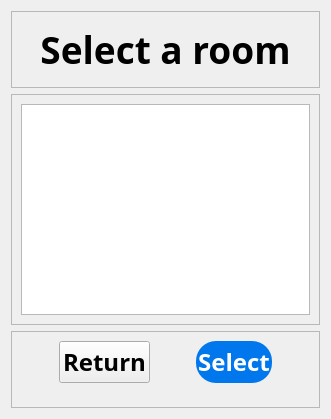
           <widget class="QWidget" name="select_page7">
            <layout class="QVBoxLayout" name="verticalLayout_13">
             <item>
              <layout class="QVBoxLayout" name="verticalLayout_12" stretch="1,3,1">
               <item>
                <widget class="QFrame" name="frame_21">
                 <property name="frameShape">
                  <enum>QFrame::StyledPanel</enum>
                 </property>
                 <property name="frameShadow">
                  <enum>QFrame::Raised</enum>
                 </property>
                 <layout class="QGridLayout" name="gridLayout_42">
                  <item row="0" column="0">
                   <layout class="QGridLayout" name="gridLayout_41">
                    <item row="0" column="0">
                     <widget class="QLabel" name="label_26">
                      <property name="font">
                       <font>
                        <family>Bahnschrift SemiBold</family>
                        <pointsize>28</pointsize>
                        <weight>75</weight>
                        <bold>true</bold>
                       </font>
                      </property>
                      <property name="text">
                       <string>Select a room</string>
                      </property>
                      <property name="alignment">
                       <set>Qt::AlignCenter</set>
                      </property>
                     </widget>
                    </item>
                   </layout>
                  </item>
                 </layout>
                </widget>
               </item>
               <item>
                <widget class="QFrame" name="frame_20">
                 <property name="frameShape">
                  <enum>QFrame::StyledPanel</enum>
                 </property>
                 <property name="frameShadow">
                  <enum>QFrame::Raised</enum>
                 </property>
                 <layout class="QGridLayout" name="gridLayout_44">
                  <item row="0" column="0">
                   <layout class="QGridLayout" name="gridLayout_43">
                    <item row="0" column="0">
                     <widget class="QTableWidget" name="room_info">
                      <property name="font">
                       <font>
                        <family>Bahnschrift SemiBold</family>
                        <pointsize>18</pointsize>
                        <weight>75</weight>
                        <bold>true</bold>
                       </font>
                      </property>
                     </widget>
                    </item>
                   </layout>
                  </item>
                 </layout>
                </widget>
               </item>
               <item>
                <widget class="QFrame" name="frame_19">
                 <property name="frameShape">
                  <enum>QFrame::StyledPanel</enum>
                 </property>
                 <property name="frameShadow">
                  <enum>QFrame::Raised</enum>
                 </property>
                 <layout class="QGridLayout" name="gridLayout_46">
                  <item row="0" column="0">
                   <layout class="QGridLayout" name="gridLayout_45" columnstretch="2,4,0,4,2">
                    <item row="0" column="0">
                     <spacer name="horizontalSpacer_25">
                      <property name="orientation">
                       <enum>Qt::Horizontal</enum>
                      </property>
                      <property name="sizeHint" stdset="0">
                       <size>
                        <width>40</width>
                        <height>20</height>
                       </size>
                      </property>
                     </spacer>
                    </item>
                    <item row="0" column="4">
                     <spacer name="horizontalSpacer_27">
                      <property name="orientation">
                       <enum>Qt::Horizontal</enum>
                      </property>
                      <property name="sizeHint" stdset="0">
                       <size>
                        <width>40</width>
                        <height>20</height>
                       </size>
                      </property>
                     </spacer>
                    </item>
                    <item row="0" column="1">
                     <widget class="QPushButton" name="to_book_info_page">
                      <property name="sizePolicy">
                       <sizepolicy hsizetype="Minimum" vsizetype="Expanding">
                        <horstretch>0</horstretch>
                        <verstretch>0</verstretch>
                       </sizepolicy>
                      </property>
                      <property name="font">
                       <font>
                        <family>Bahnschrift SemiBold</family>
                        <pointsize>18</pointsize>
                        <weight>75</weight>
                        <bold>true</bold>
                       </font>
                      </property>
                      <property name="text">
                       <string>Return</string>
                      </property>
                     </widget>
                    </item>
                    <item row="0" column="3">
                     <widget class="QPushButton" name="to_confirm_order_page">
                      <property name="sizePolicy">
                       <sizepolicy hsizetype="Minimum" vsizetype="Expanding">
                        <horstretch>0</horstretch>
                        <verstretch>0</verstretch>
                       </sizepolicy>
                      </property>
                      <property name="font">
                       <font>
                        <family>Bahnschrift SemiBold</family>
                        <pointsize>18</pointsize>
                        <weight>75</weight>
                        <bold>true</bold>
                       </font>
                      </property>
                      <property name="styleSheet">
                       <string notr="true">QPushButton{background-color: rgb(0, 119, 237); border-radius:20px; color:rgb(255,255,255);}</string>
                      </property>
                      <property name="text">
                       <string>Select</string>
                      </property>
                     </widget>
                    </item>
                    <item row="0" column="2">
                     <spacer name="horizontalSpacer_26">
                      <property name="orientation">
                       <enum>Qt::Horizontal</enum>
                      </property>
                      <property name="sizeHint" stdset="0">
                       <size>
                        <width>40</width>
                        <height>20</height>
                       </size>
                      </property>
                     </spacer>
                    </item>
                    <item row="1" column="1">
                     <spacer name="verticalSpacer_16">
                      <property name="orientation">
                       <enum>Qt::Vertical</enum>
                      </property>
                      <property name="sizeHint" stdset="0">
                       <size>
                        <width>20</width>
                        <height>40</height>
                       </size>
                      </property>
                     </spacer>
                    </item>
                   </layout>
                  </item>
                 </layout>
                </widget>
               </item>
              </layout>
             </item>
            </layout>
           </widget>
